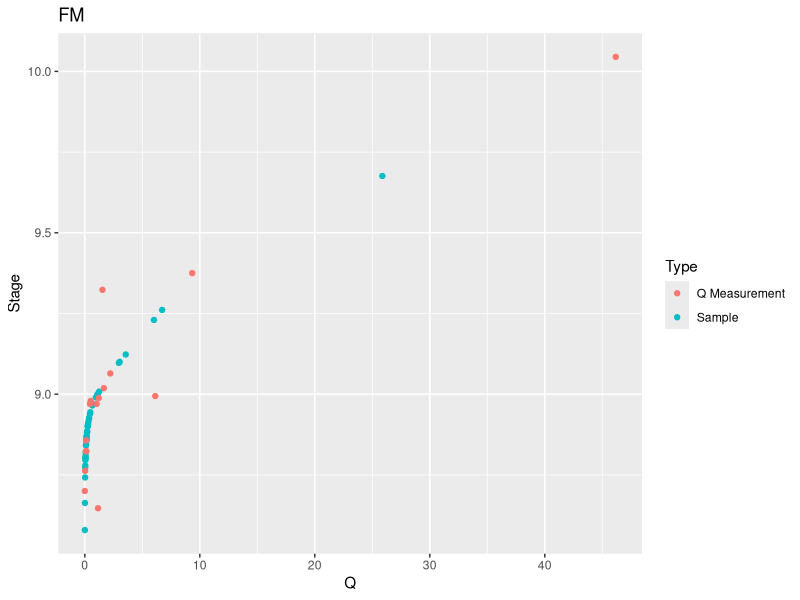
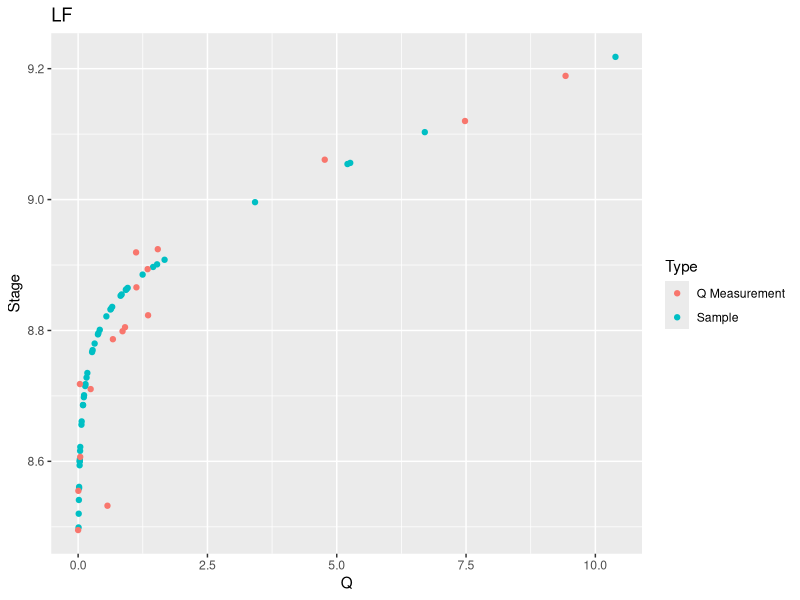
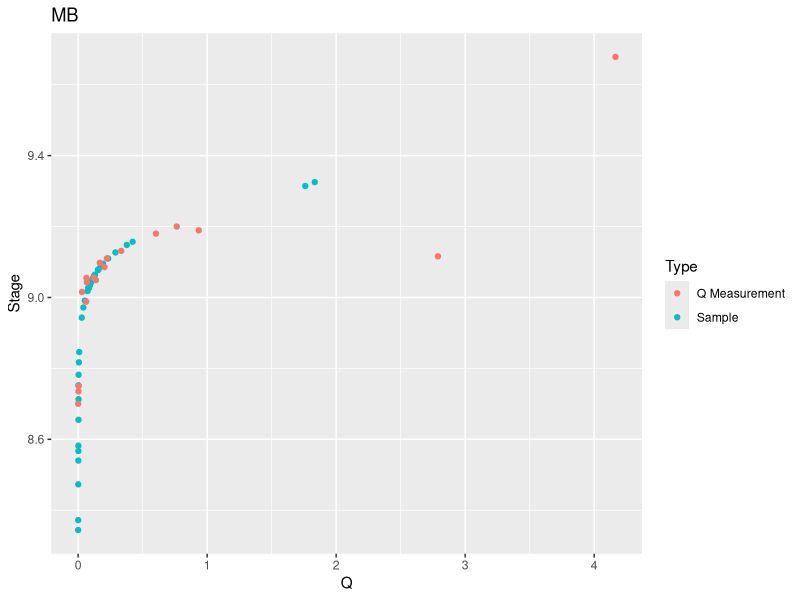
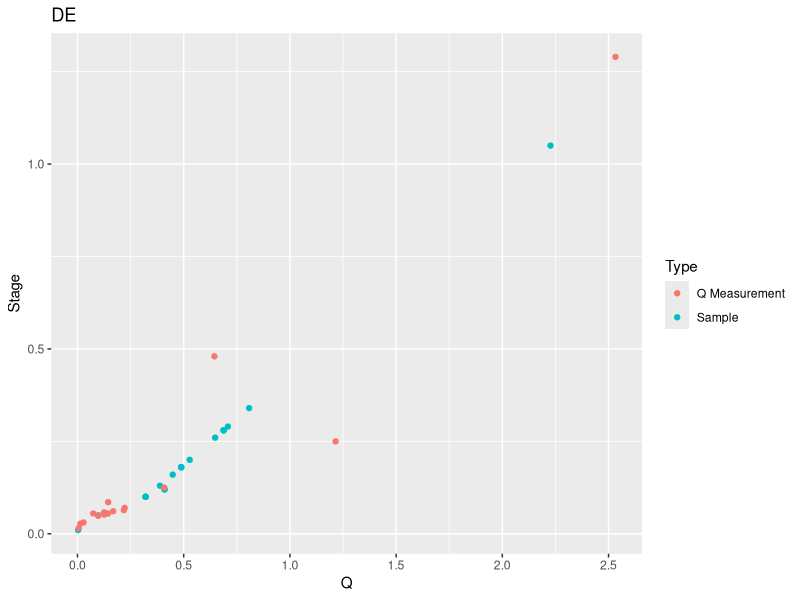
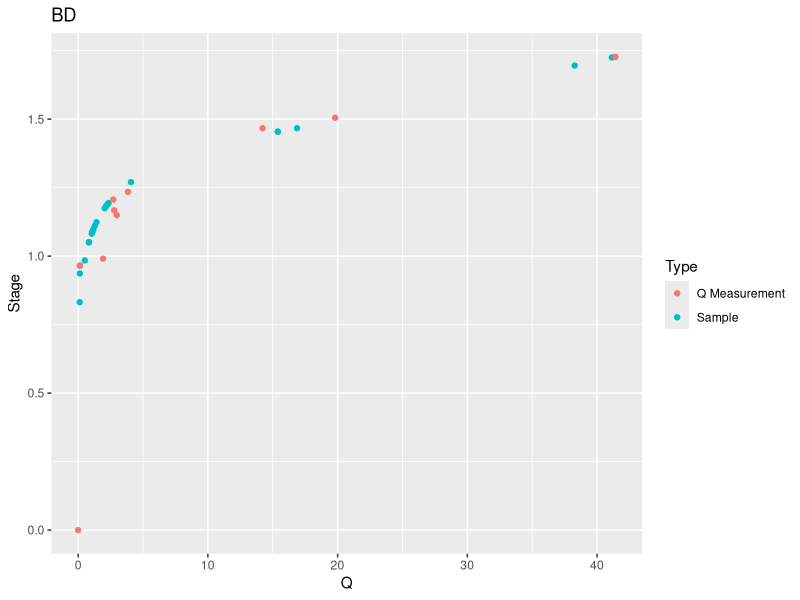

Write the R code that produced these figures, in order.
library(readr)
library(tidyverse)
Eqs <- read.csv("Equations.csv", fileEncoding = 'UTF-8-BOM')
Q_MSMTS <- read.csv("Q_MSMTS.csv", fileEncoding = 'UTF-8-BOM')
Samples <- read.csv("Sample_Date_Stages.csv", fileEncoding = 'UTF-8-BOM')

Sample_Q <- data.frame(matrix(ncol=4, nrow=0))
colnames(Sample_Q) <- c('Date.Time', 'Stream', 'Stage', 'Q')


#--------------Four Mile--------------

# Create Stream-specific dataframes
FMS_Stage <- Samples %>%
  select(1,2) %>%
  rename(Stage = FMS)
FMS_Eqs <- Eqs %>%
  filter(Stream == "FM")

#Set up categories for using different equations
FMS_Breaks = as.numeric(unlist(FMS_Eqs[2]))
FMS_Stage$category <- cut(FMS_Stage$Stage,
                          breaks = c(-Inf, FMS_Breaks),
                          labels = c("low", "med", "med-high", "high"))

#Create dataframes for each equation
FMSLow <- FMS_Stage %>%
  filter(category == "low")
FMSMed <- FMS_Stage %>%
  filter(category == "med")
FMSMedHigh <- FMS_Stage %>%
  filter(category == "med-high")
FMSHigh <- FMS_Stage %>%
  filter(category == "high")

#Create Q column, fill using stage and equation
FMSLow$Q = ((FMSLow$Stage - FMS_Eqs$Intercept[1]) / FMS_Eqs$x[1])
FMSMed$Q = exp(((FMSMed$Stage - FMS_Eqs$Intercept[2]) / FMS_Eqs$x[2]))
FMSMedHigh$Q = ((FMSMedHigh$Stage - FMS_Eqs$Intercept[3]) / FMS_Eqs$x[3])
FMSHigh$Q = ((FMSHigh$Stage - FMS_Eqs$Intercept[4]) / FMS_Eqs$x[4])

#Bind dataframes together
FMSAll <- rbind(FMSLow, FMSMed, FMSMedHigh, FMSHigh) %>%
  select(1,2,4)
FM_Sample <- FMSAll %>%
  mutate(Stream = 'FM') %>%
  relocate(Stage, Q,.after=last_col())
EF_Sample <- FMSAll %>%
  mutate(Stream = 'EF',
         Q = Q * 0.23031)
FM_Branch_Sample <- FMSAll %>%
  mutate(Stream = 'FM_Branch',
         Q = Q * 0.76795)

#Bring in Q measurement data, tidy and bind with calculated Qs
FM_MSMTS <- Q_MSMTS %>%
  filter(Stream == "FM") %>%
  select(3,4) %>%
  mutate(Type = 'Q Measurement')
FMSAll <- FMSAll %>%
  mutate(Type = 'Sample',
         Date.Time = NULL)
FM_All <- rbind(FMSAll, FM_MSMTS)

#Create and save plot
ggplot(data = FM_All) +
  geom_point(mapping = aes(Q, Stage, color = Type)) +
  labs(title = "FM")
#ggsave("Figs/FM_Stage_Revised.png")

#Clean up workspace by deleting dataframes
rm(FMSLow, FMSMed, FMSHigh, FMSAll, FM_MSMTS, FMS_Breaks, FMS_Stage, FMS_Eqs, FMSMedHigh)

#--------------Little Four Mile--------

# Create Stream-specific dataframes
LFS_Stage <- Samples %>%
  select(1,3) %>%
  rename(Stage = LFS)
LFS_Eqs <- Eqs %>%
  filter(Stream == "LF")

#Set up categories for using different equations
#LF needs additional category for WinXS modeled data
LFS_Breaks = as.numeric(unlist(LFS_Eqs[2]))
LFS_Stage$category <- cut(LFS_Stage$Stage,
                          breaks = c(-Inf, LFS_Breaks),
                          labels = c("low", "med", "high", "WinXS"))

#Create dataframes for each equation
LFSLow <- LFS_Stage %>%
  filter(category == "low")
LFSMed <- LFS_Stage %>%
  filter(category == "med")
LFSHigh <- LFS_Stage %>%
  filter(category == "high")
LFSWinXS <- LFS_Stage %>%
  filter(category == "WinXS")

#Create Q column, fill using stage and equation
LFSLow$Q = ((LFSLow$Stage - LFS_Eqs$Intercept[1]) / Eqs$x[1])
LFSMed$Q = exp(((LFSMed$Stage - Eqs$Intercept[2]) / Eqs$x[2]))
LFSHigh$Q = ((LFSHigh$Stage - Eqs$Intercept[3]) / Eqs$x[3])
LFSWinXS$Q = (Eqs$Intercept[4])


#Bind dataframes together
LFSAll <- rbind(LFSLow, LFSMed, LFSHigh, LFSWinXS) %>%
  select(1,2,4)
LF_Sample <- LFSAll %>%
  mutate(Stream = 'LF') %>%
  relocate(Stage, Q,.after=last_col())


#Bring in Q measurement data, tidy and bind with calculated Qs
LF_MSMTS <- Q_MSMTS %>%
  filter(Stream == "LF") %>%
  select(3,4) %>%
  mutate(Type = 'Q Measurement')
LFSAll <- LFSAll %>%
  mutate(Type = 'Sample',
         Date.Time = NULL)
LF_All <- rbind(LFSAll, LF_MSMTS)


ggplot(data = LF_All) +
  geom_point(mapping = aes(Q, Stage, color = Type)) +
  labs(title = "LF")
#ggsave("Figs/LF_Stage.png")

rm(LFSLow, LFSMed, LFSHigh, LFSAll, LF_MSMTS, LFS_Breaks, LFS_Stage, LFSWinXS, LFS_Eqs)

#-------------Marshall's branch--------

# Create Stream-specific dataframes
MBS_Stage <- Samples %>%
  select(1,4) %>%
  rename(Stage = MBS)
MBS_Eqs <- Eqs %>%
  filter(Stream == "MB")

#Set up categories for using different equations
MBS_Breaks = as.numeric(unlist(MBS_Eqs[2]))
MBS_Stage$category <- cut(MBS_Stage$Stage,
                          breaks = c(-Inf, MBS_Breaks),
                          labels = c("low", "med", "high"))

#Create dataframes for each equation
MBSLow <- MBS_Stage %>%
  filter(category == "low")
MBSMed <- MBS_Stage %>%
  filter(category == "med")
MBSHigh <- MBS_Stage %>%
  filter(category == "high")

#Create Q column, fill using stage and equation
MBSLow$Q = ((MBSLow$Stage - MBS_Eqs$Intercept[1]) / MBS_Eqs$x[1])
MBSMed$Q = exp(((MBSMed$Stage - MBS_Eqs$Intercept[2]) / MBS_Eqs$x[2]))
MBSHigh$Q = ((MBSHigh$Stage - MBS_Eqs$Intercept[3]) / MBS_Eqs$x[3])

#Bind dataframes together
MBSAll <- rbind(MBSLow, MBSMed, MBSHigh) %>%
  select(1,2,4)
MB_Sample <- MBSAll %>%
  mutate(Stream = 'MB') %>%
  relocate(Stage, Q,.after=last_col())


#Bring in Q measurement data, tidy and bind with calculated Qs
MB_MSMTS <- Q_MSMTS %>%
  filter(Stream == "MB") %>%
  select(3,4) %>%
  mutate(Type = 'Q Measurement')
MBSAll <- MBSAll %>%
  mutate(Type = 'Sample',
         Date.Time = NULL)
MB_All <- rbind(MBSAll, MB_MSMTS)

#Create plot
ggplot(data = MB_All) +
  geom_point(mapping = aes(Q, Stage, color = Type)) +
  labs(title = "MB")
#ggsave("Figs/MB_Stage.png")

#Clean up workspace by deleting dataframes
rm(MBSLow, MBSMed, MBSHigh, MBSAll, MB_MSMTS, MBS_Breaks, MBS_Stage, MBS_Eqs)

#-----------------Deer's Ear-------
# Create Stream-specific dataframes
DES_Stage <- Samples %>%
  select(1,5) %>%
  rename(Stage = DE)
DES_Eqs <- Eqs %>%
  filter(Stream == "DE")

#Set up categories for using different equations
DES_Breaks = as.numeric(unlist(DES_Eqs[2]))
DES_Stage$category <- cut(DES_Stage$Stage,
                          breaks = c(-Inf, DES_Breaks),
                          labels = c("low", "med", "high"))

#Create dataframes for each equation
DESLow <- DES_Stage %>%
  filter(category == "low")
DESMed <- DES_Stage %>%
  filter(category == "med")
DESHigh <- DES_Stage %>%
  filter(category == "high")

#Create Q column, fill using stage and equation
DESLow$Q = exp(((DESLow$Stage - DES_Eqs$Intercept[1]) / DES_Eqs$x[1]))
DESMed$Q = ((DESMed$Stage - DES_Eqs$Intercept[2]) / DES_Eqs$x[2])
DESHigh$Q = ((DESHigh$Stage - DES_Eqs$Intercept[3]) / DES_Eqs$x[3])

#Bind dataframes together
DESAll <- rbind(DESLow, DESMed, DESHigh) %>%
  select(1,2,4)
DE_Sample <- DESAll %>%
  mutate(Stream = 'DE') %>%
  relocate(Stage, Q,.after=last_col())

#Bring in Q measurement data, tidy and bind with calculated Qs
DE_MSMTS <- Q_MSMTS %>%
  filter(Stream == "DE") %>%
  select(3,4) %>%
  mutate(Type = 'Q Measurement')
DESAll <- DESAll %>%
  mutate(Type = 'Sample',
         Date.Time = NULL)
DE_All <- rbind(DESAll, DE_MSMTS)

#Create plot
ggplot(data = DE_All) +
  geom_point(mapping = aes(Q, Stage, color = Type)) +
  labs(title = "DE")
#ggsave("Figs/DE_Stage.png")

#Clean up workspace by deleting dataframes
rm(DESLow, DESMed, DESHigh, DESAll, DE_MSMTS, DES_Breaks, DES_Stage, DES_Eqs)


#--------------Below Dam--------------

# Create Stream-specific dataframes
BDS_Stage <- Samples %>%
  select(1,6) %>%
  rename(Stage = BD)
BDS_Eqs <- Eqs %>%
  filter(Stream == "BD")

#Set up categories for using different equations
BDS_Breaks = as.numeric(unlist(BDS_Eqs[2]))
BDS_Stage$category <- cut(BDS_Stage$Stage,
                          breaks = c(-Inf, BDS_Breaks),
                          labels = c("low", "med", "high"))

#Create dataframes for each equation
BDSLow <- BDS_Stage %>%
  filter(category == "low")
BDSMed <- BDS_Stage %>%
  filter(category == "med")
BDSHigh <- BDS_Stage %>%
  filter(category == "high")

#Create Q column, fill using stage and equation
BDSLow$Q = ((BDSLow$Stage - BDS_Eqs$Intercept[1]) * BDS_Eqs$x[1])
BDSMed$Q = exp(((BDSMed$Stage - BDS_Eqs$Intercept[2]) / BDS_Eqs$x[2]))
BDSHigh$Q = ((BDSHigh$Stage - BDS_Eqs$Intercept[3]) / BDS_Eqs$x[3])

#Bind dataframes together
BDSAll <- rbind(BDSLow, BDSMed, BDSHigh) %>%
  select(1,2,4)
BD_Sample <- BDSAll %>%
  mutate(Stream = 'BD') %>%
  relocate(Stage, Q,.after=last_col())

#Bring in Q measurement data, tidy and bind with calculated Qs
BD_MSMTS <- Q_MSMTS %>%
  filter(Stream == "BD") %>%
  select(3,4) %>%
  mutate(Type = 'Q Measurement')
BDSAll <- BDSAll %>%
  mutate(Type = 'Sample',
         Date.Time = NULL)
BD_All <- rbind(BDSAll, BD_MSMTS)

#Create and save plot
ggplot(data = BD_All) +
  geom_point(mapping = aes(Q, Stage, color = Type)) +
  labs(title = "BD")
#ggsave("Figs/BD_Stage.png")

#Clean up workspace by deleting dataframes
rm(BDSLow, BDSMed, BDSHigh, BDSAll, BD_MSMTS, BDS_Breaks, BDS_Stage, BDS_Eqs)

##-----------------------

#Export Sample Qs to full dataset
Sample_Q <- rbind(FM_Sample, LF_Sample, MB_Sample, DE_Sample, BD_Sample, EF_Sample, FM_Branch_Sample)
rm(FM_Sample, LF_Sample, MB_Sample, DE_Sample, BD_Sample, EF_Sample, FM_Branch_Sample)

